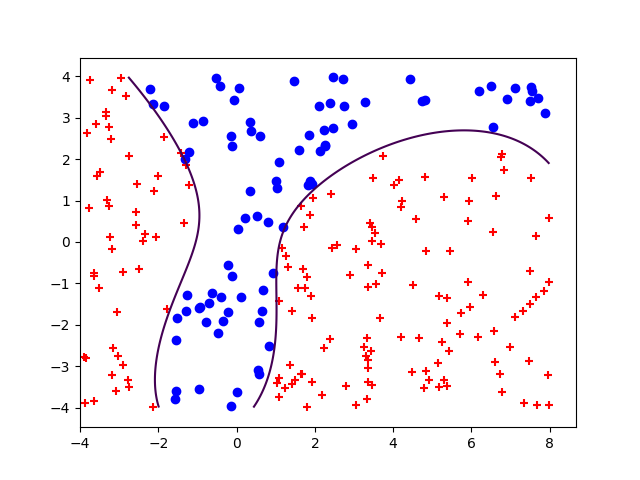

Python code for this plot:
# -*- coding: utf-8 -*-
from numpy import *
from pylab import *
#牛顿法
tempX = [[float(a) for a in x.split()] for x in open("task3_x.dat").readlines()]
Y = [float(line) for line in open("task3_y.dat").readlines()]
X = []
for x1, x2 in tempX:
	X.append((1, x1, x2, x1**2, x1*x2, x2**2, x1**3, (x1**2)*x2, x1*(x2**2), x2**3,
		x1**4, (x1**3)*x2, (x1**2)*(x2**2), x1*(x2**3), x2**4))
theta = zeros((15,1))
m = size(Y)
time = 100
for i in range(m):
	if Y[i] == 1.0:
		scatter(X[i][1], X[i][2], c = 'r', marker = '+')
	else:
		scatter(X[i][1], X[i][2], c = 'b')
X = mat(X)
Y = mat(Y).T
for i in range(time):
	print(i)
	error = 1.0 / (1.0 + exp(-X * theta)) - Y
	error1 = multiply(1.0/(1.0+exp(-X*theta)),1.0 - 1.0 / (1.0 + exp(-X * theta)))
	temp = X
	for k in range(m):
		for j in range(15):
			temp[k, j] *= error1[k, 0]
	theta -= ((X.T * temp )* 1.0 / m).I * (X.T * error) * 1.0 / m
x1 = arange(-4.0, 8.0, .01)
x2 = arange(-4.0, 4.0, .01)
x1, x2 = meshgrid(x1, x2)
f = theta[0, 0] + theta[1, 0]*x1 + theta[2, 0]*x2 + theta[3, 0]*x1**2 + theta[4, 0]*x1*x2 + theta[5, 0]*x2**2 \
	+ theta[6, 0]*x1**3+theta[7, 0]*(x1**2)*x2 + theta[8, 0]*x1*(x2**2) + theta[9, 0]*x2**3 + theta[10, 0]*x1**4 \
	+ theta[11, 0]*(x1**3)*x2 + theta[12, 0]*(x1**2)*(x2**2) +theta[13, 0]*x1*(x2**3) + theta[14, 0]*x2**4
contour(x1, x2, f, 0)
show()
